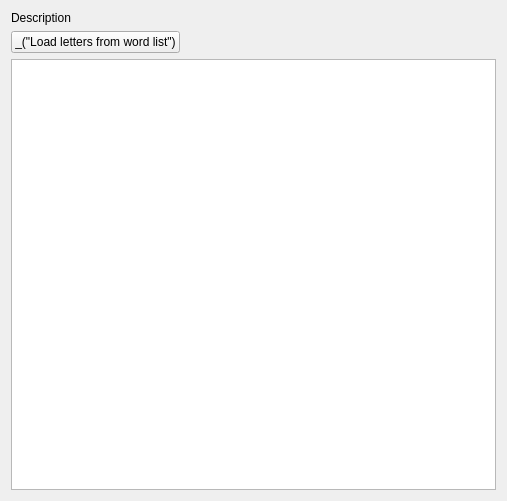
<?xml version="1.0" encoding="UTF-8"?>
<ui version="4.0">
 <class>WizardLettersDefPage</class>
 <widget class="QWizardPage" name="WizardLettersDefPage">
  <property name="geometry">
   <rect>
    <x>0</x>
    <y>0</y>
    <width>507</width>
    <height>501</height>
   </rect>
  </property>
  <layout class="QVBoxLayout" name="verticalLayout">
   <item>
    <widget class="QLabel" name="labelDesc">
     <property name="text">
      <string>Description</string>
     </property>
     <property name="wordWrap">
      <bool>true</bool>
     </property>
    </widget>
   </item>
   <item>
    <layout class="QHBoxLayout" name="horizontalLayout">
     <item>
      <widget class="QPushButton" name="buttonLoadLetters">
       <property name="text">
        <string>_(&quot;Load letters from word list&quot;)</string>
       </property>
      </widget>
     </item>
     <item>
      <spacer name="horizontalSpacer">
       <property name="orientation">
        <enum>Qt::Horizontal</enum>
       </property>
       <property name="sizeHint" stdset="0">
        <size>
         <width>40</width>
         <height>20</height>
        </size>
       </property>
      </spacer>
     </item>
    </layout>
   </item>
   <item>
    <widget class="QTreeView" name="treeLetters">
     <property name="alternatingRowColors">
      <bool>true</bool>
     </property>
     <property name="rootIsDecorated">
      <bool>false</bool>
     </property>
     <property name="uniformRowHeights">
      <bool>true</bool>
     </property>
    </widget>
   </item>
  </layout>
 </widget>
 <resources/>
 <connections/>
</ui>
